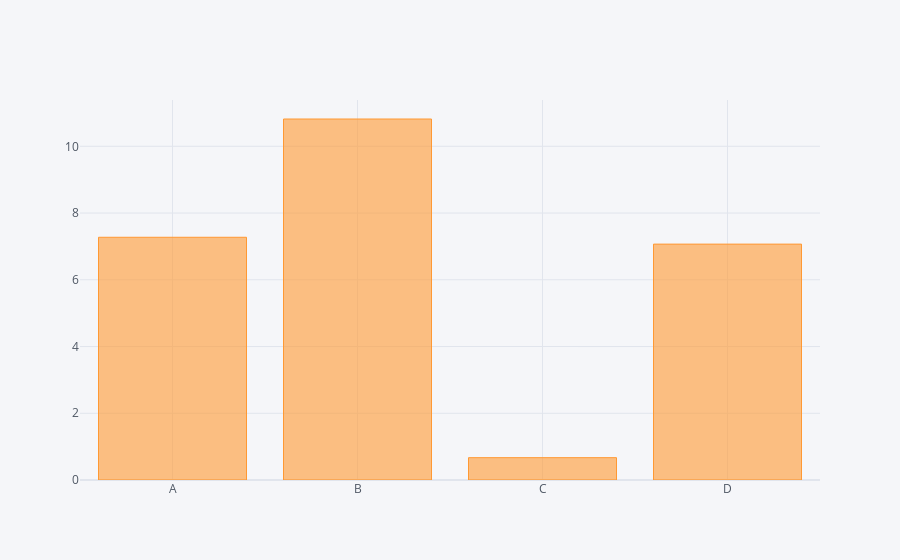

The notebook cell this image was saved under:
### Code cell
df.sum().iplot(kind='bar')

### Figure 1 — Plotly figure (JSON) as saved in the notebook; plotly's stock layout.template omitted (floating-point values rounded to 4 significant figures)
{"data": [{"marker": {"color": "rgba(255, 153, 51, 0.6)", "line": {"color": "rgba(255, 153, 51, 1.0)", "width": 1}}, "name": "None", "orientation": "v", "text": "", "type": "bar", "x": ["A", "B", "C", "D"], "y": [7.274, 10.82, 0.6694, 7.069]}], "layout": {"legend": {"bgcolor": "#F5F6F9", "font": {"color": "#4D5663"}}, "paper_bgcolor": "#F5F6F9", "plot_bgcolor": "#F5F6F9", "title": {"font": {"color": "#4D5663"}}, "xaxis": {"gridcolor": "#E1E5ED", "showgrid": true, "tickfont": {"color": "#4D5663"}, "title": {"font": {"color": "#4D5663"}, "text": ""}, "zerolinecolor": "#E1E5ED"}, "yaxis": {"gridcolor": "#E1E5ED", "showgrid": true, "tickfont": {"color": "#4D5663"}, "title": {"font": {"color": "#4D5663"}, "text": ""}, "zerolinecolor": "#E1E5ED"}}}
